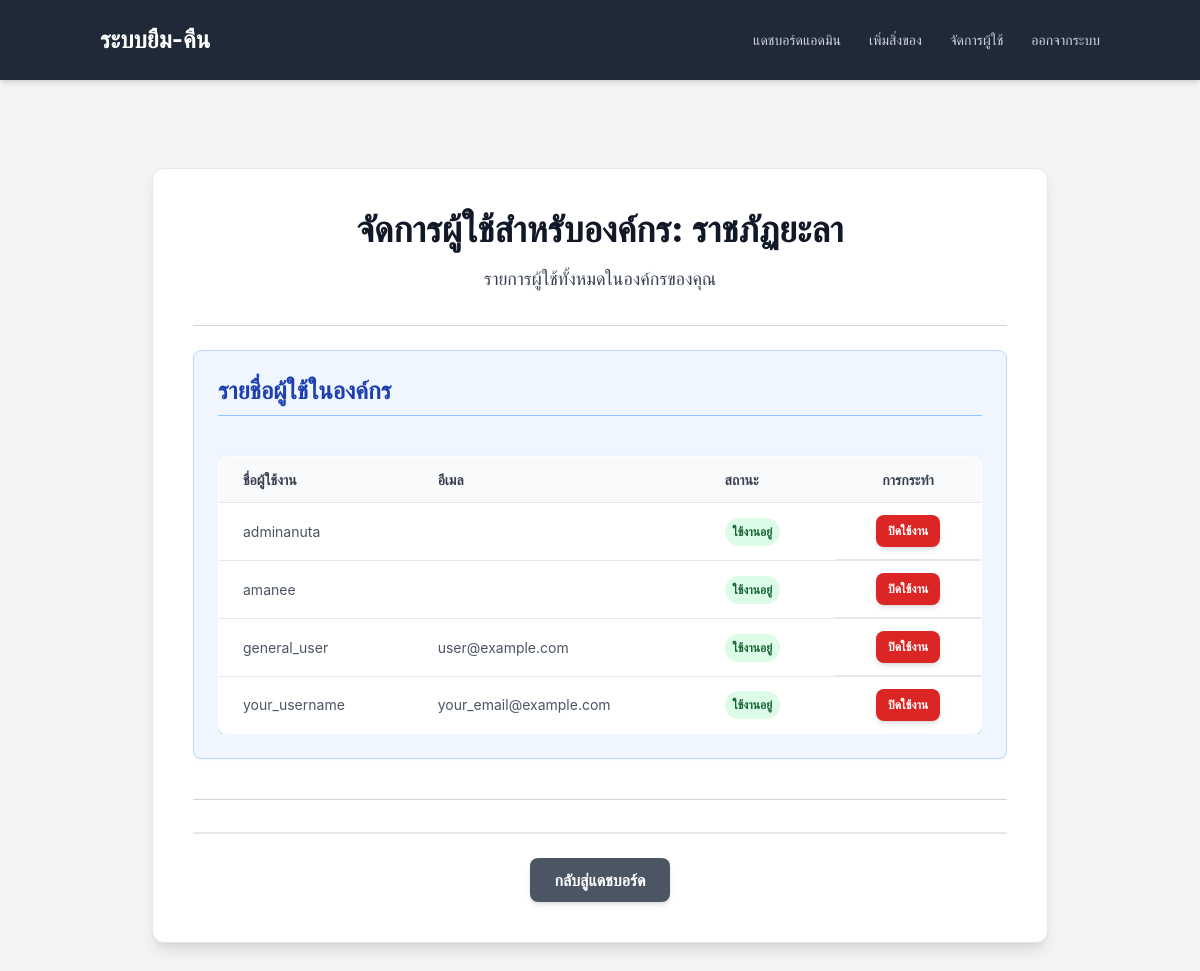
The app's page /manage-users/ (signed in), older data.
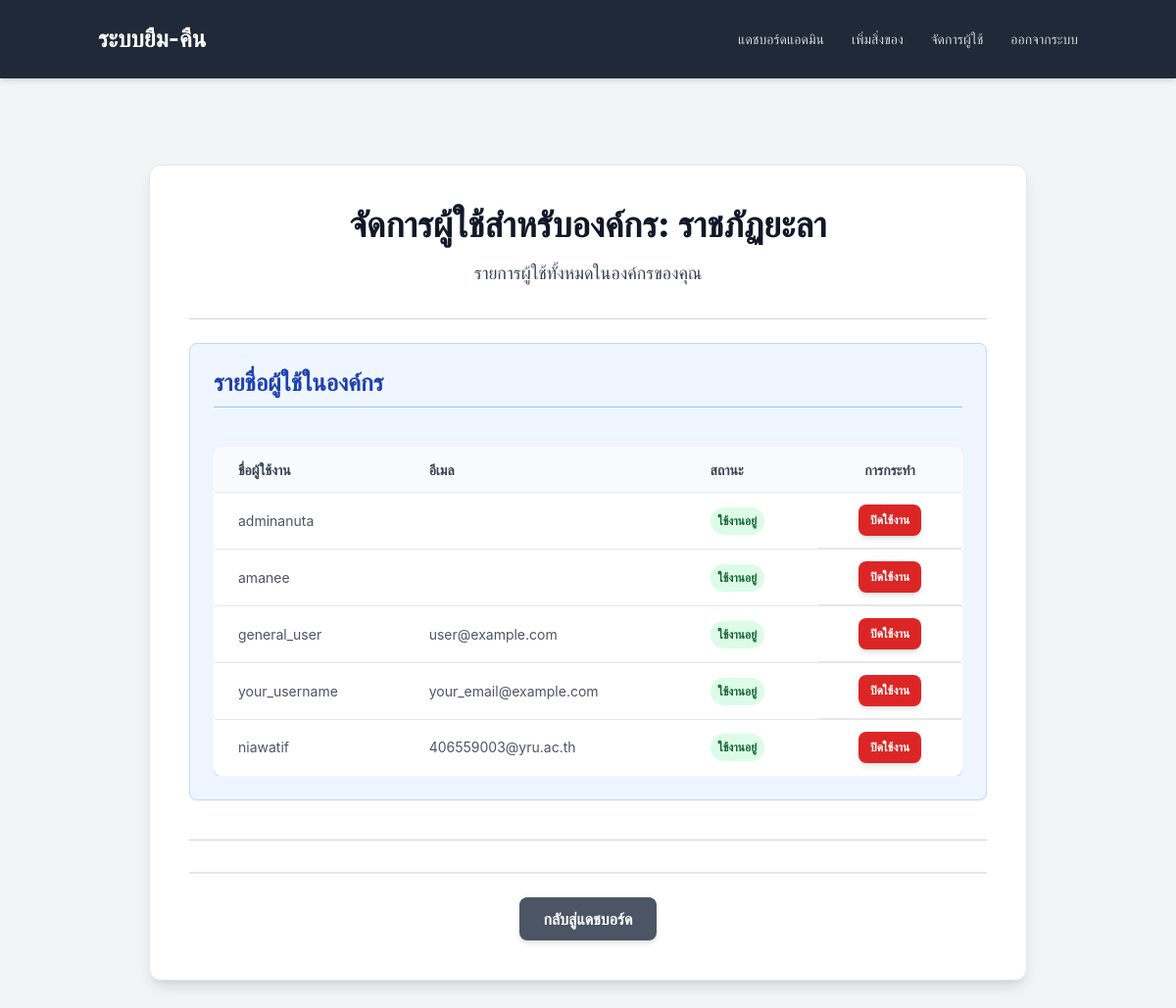
The same page, newer data.
### users/models.py (models this page shows, shortened)
class CustomUser(AbstractUser):
    organization = models.ForeignKey(
        Organization,
        on_delete=models.CASCADE,
        null=True,
        blank=True
    )
    is_platform_admin = models.BooleanField(default=False)
    is_org_admin = models.BooleanField(default=False)

### users/views.py (the view)
# urls.py: path('manage-users/', views.manage_organization_users, name='manage_organization_users'),
@login_required
def manage_organization_users(request):
    if not request.user.is_org_admin:
        messages.error(request, "คุณไม่มีสิทธิ์เข้าถึงหน้านี้")
        return redirect('dashboard')
    if not request.user.organization:
        messages.error(request, "บัญชีผู้ดูแลองค์กรของคุณยังไม่ได้ถูกผูกกับองค์กร")
        return redirect('dashboard')
    organization = request.user.organization
    organization_users = CustomUser.objects.filter(organization=organization).exclude(id=request.user.id)
    context = {
        'organization_users': organization_users,
        'organization_name': organization.name
    }
    return render(request, 'users/manage_organization_users.html', context)

### users/templates/users/manage_organization_users.html (shortened to what this page needs)
{% extends 'users/base.html' %}
{% block content %}
<div class="bg-white p-6 md:p-8 lg:p-10 rounded-xl shadow-lg max-w-4xl mx-auto my-8 border border-gray-200">
    <h1 class="text-3xl md:text-4xl font-extrabold text-gray-900 mb-4 text-center">จัดการผู้ใช้สำหรับองค์กร: {{ organization_name }}</h1>
    <p class="text-gray-700 mb-8 text-center text-lg">รายการผู้ใช้ทั้งหมดในองค์กรของคุณ</p>
    <hr class="my-6 border-gray-300">
    <div class="mb-10 p-6 bg-blue-50 rounded-lg shadow-sm border border-blue-200">
        <h2 class="text-2xl font-bold text-blue-800 mb-4 border-b pb-2 border-blue-300">รายชื่อผู้ใช้ในองค์กร</h2>
        {% if organization_users %}
            <div class="overflow-x-auto">
                <table class="min-w-full bg-white rounded-lg overflow-hidden border border-gray-200">
                    <thead>
                        <tr class="bg-gray-100 text-gray-700 uppercase text-sm leading-normal">
                            <th class="py-3 px-6 text-left font-semibold">ชื่อผู้ใช้งาน</th>
                            <th class="py-3 px-6 text-left font-semibold">อีเมล</th>
                            <th class="py-3 px-6 text-left font-semibold">สถานะ</th>
                            <th class="py-3 px-6 text-center font-semibold">การกระทำ</th>
                        </tr>
                    </thead>
                    <tbody class="text-gray-700 text-sm">
                        {% for user_obj in organization_users %}
                            <tr class="border-b border-gray-200 hover:bg-gray-50 transition duration-150 ease-in-out">
                                <td class="py-3 px-6 text-left whitespace-nowrap">{{ user_obj.username }}</td>
                                <td class="py-3 px-6 text-left">{{ user_obj.email }}</td>
                                <td class="py-3 px-6 text-left">
                                    {% if user_obj.is_active %}
                                        <span class="px-2 py-1 inline-flex text-xs leading-5 font-semibold rounded-full bg-green-100 text-green-800">ใช้งานอยู่</span>
                                    {% else %}
                                        <span class="px-2 py-1 inline-flex text-xs leading-5 font-semibold rounded-full bg-red-100 text-red-800">ปิดใช้งาน</span>
                                    {% endif %}
                                </td>
                                <td class="py-3 px-6 text-center flex justify-center items-center space-x-2">
                                    {% if user_obj.is_active %}
                                        <a href="{% url 'deactivate_user' user_obj.id %}" class="bg-red-600 hover:bg-red-700 text-white text-xs font-semibold py-2 px-3 rounded-lg transition duration-300 transform hover:scale-105 shadow-md">ปิดใช้งาน</a>
                                    {% else %}
                                        <a href="{% url 'activate_user' user_obj.id %}" class="bg-green-600 hover:bg-green-700 text-white text-xs font-semibold py-2 px-3 rounded-lg transition duration-300 transform hover:scale-105 shadow-md">เปิดใช้งาน</a>
                                    {% endif %}
                                </td>
                            </tr>
                        {% endfor %}
                    </tbody>
                </table>
            </div>
        {% else %}
            <p class="text-gray-600 italic py-2">ไม่พบผู้ใช้ในองค์กรของคุณ (นอกเหนือจากตัวคุณเอง)</p>
        {% endif %}
    </div>
    <hr class="my-6 border-gray-300">
    <div class="mt-8 pt-6 border-t-2 border-gray-200 flex flex-wrap gap-4 justify-center">
        <a href="{% url 'dashboard' %}" class="bg-gray-600 hover:bg-gray-700 text-white font-semibold py-2.5 px-6 rounded-lg transition duration-300 transform hover:scale-105 shadow-md">กลับสู่แดชบอร์ด</a>
    </div>
</div>
{% endblock content %}

Row changes from the older to the newer data that the page shows:
added CustomUser: username "niawatif", email "406559003@yru.ac.th", is_active "ใช้งานอยู่"
